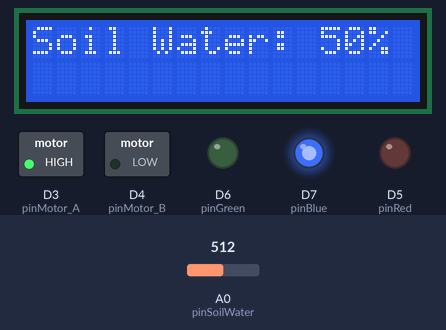
This sketch was run on a simulated ESP8266 (NodeMCU). Shown: 16×2 character LCD, switched loads named in the sketch (green lamp = pin HIGH), output pins drawn as LEDs (lit = HIGH). The inputs (shaded band) are chosen by the test bench; at power-on: A0 (pinSoilWater) = 512. WiFi joins after 1.5 s; servers stay silent unless stated; what the sketch prints to the serial monitor is not drawn.

Above: at 2.7 s.
2.8 s: A0 (pinSoilWater) set to 495
At 3.4 s:
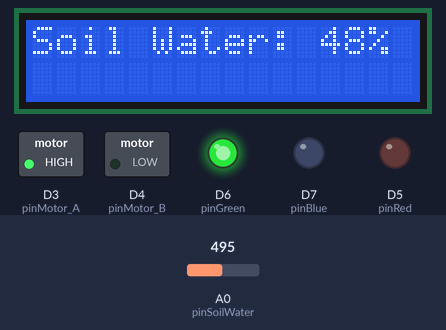
4.4 s: A0 (pinSoilWater) set to 271
At 5.4 s:
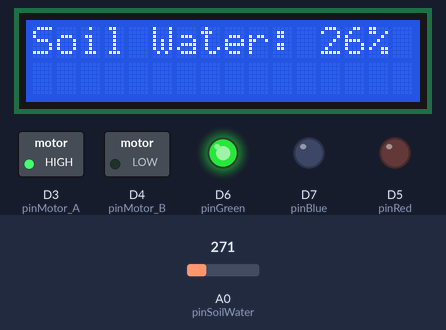
6.0 s: A0 (pinSoilWater) set to 244
At 6.9 s:
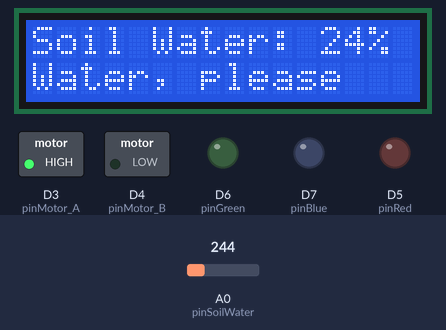
7.9 s: A0 (pinSoilWater) set to 1023
At 10.6 s:
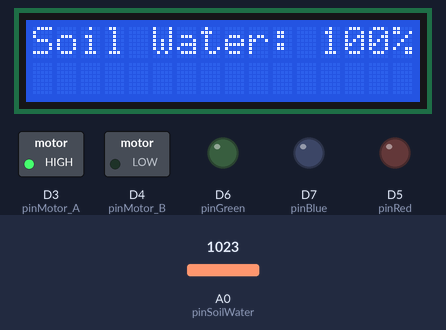
10.9 s: A0 (pinSoilWater) set to 1002
At 11.4 s:
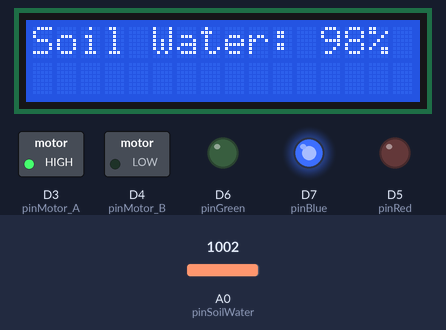
12.4 s: A0 (pinSoilWater) set to 511
At 12.8 s:
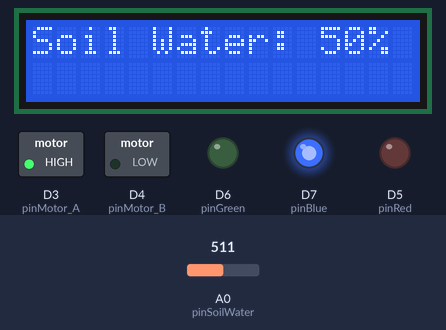
Timing chart, 0 to 14.9 s (numbered marks = the images above; inputs shaded):
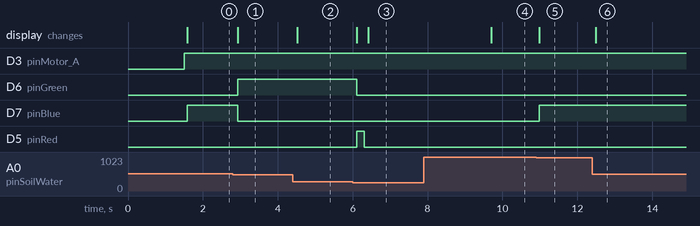

Measured:
- the behaviour switches between 507 and 506 on A0 (pinSoilWater) (found by bisection; images 0 and 1)
- the behaviour switches between 261 and 260 on A0 (pinSoilWater) (found by bisection; images 2 and 3)
- the behaviour switches between 1018 and 1017 on A0 (pinSoilWater) (found by bisection; images 4 and 5)
- after the input at 2.8 s, D6 (pinGreen): LOW → HIGH after 0.13 s; D7 (pinBlue): HIGH → LOW after 0.13 s; the display: changes after 0.13 s (image 1)
- after the input at 4.4 s, the display: changes after 0.12 s (image 2)
- after the input at 6.0 s, D6 (pinGreen): HIGH → LOW after 0.11 s; D5 (pinRed): LOW → HIGH after 0.11 s, → LOW 0.20 s later; the display: first changes after 0.11 s (image 3 shows a later state)
- after the input at 7.9 s, D5 (pinRed): stays LOW (without the input it goes to HIGH after 1.8 s); the display: changes after 1.8 s (image 4)
- after the input at 10.9 s, D7 (pinBlue): LOW → HIGH after 0.08 s; the display: changes after 0.08 s (image 5)
- after the input at 12.4 s, the display: changes after 0.09 s (image 6)

The sketch:

smart.ino
```cpp
#include <ESP8266WiFi.h>                   //WiFi 통신을 위한 라이브러리

#include <Wire.h>
#include <LiquidCrystal_I2C.h>           //LCD 라이브러리 사용하기
LiquidCrystal_I2C lcd(0x27,16,2);


const char* accessToken = "o.OL9mTrdrGq6Ay6fbk1clr14zBvQxNYfb";  //  PushBullet에서 복사한 토큰주소를 적어주세요
String Title = " Water ";

const char* ssid = "melab";             // 사용할 공유기 ID를 적어주세요
const char* password = "melab12345";        // 사용할 공유기 패스워드를 적어주세요


// pin 번호 선언//////////////////////////////////////////////////////////////

int pinSw = D0;          //스위치 Pin

int pinMotor_A = D3;      //펌프모터 핀 (모터 드라이버 모듈 A1-A )
int pinMotor_B = D4;      //펌프모터 핀 (모터 드라이버 모듈 A1-B )

int pinRed = D5;        //RGB_LED RED Pin
int pinGreen = D6;     //RGB_LED GREEN Pin
int pinBlue = D7;      //RGB_LED BLUE Pin


int pinSoilWater = A0; //토양수분센서 Pin

////////////////////////////////////////////////////////////////////////////////


// 전역 변수 선언 //////////////////////////////////////////////////////////////

int SoilWaterValue = 0; //수분센서 값 저장 변수
int SwValue = 0;   //스위치 상태 저장 변수

///////////////////////////////////////////////////////////////////////////////


WiFiClientSecure client;


void setup()
{
    Serial.begin(9600);               // 시리얼 통신 시작, 통신속도 설정

    pinMode(pinMotor_A, OUTPUT);    // 펌프모터 핀모드 설정
    pinMode(pinMotor_B, OUTPUT);    // 펌프모터 핀모드 설정

    pinMode(pinRed, OUTPUT);      // RGB_LED RED 핀모드 설정
    pinMode(pinGreen, OUTPUT);    // RGB_LED GREEN 핀모드 설정
    pinMode(pinBlue, OUTPUT);     // RGB_LED BLUE 핀모드 설정

    pinMode(pinSw, INPUT_PULLUP); // 스위치 풀업저항 사용


     WiFi.begin(ssid, password);


      while (WiFi.status() != WL_CONNECTED)
      {
            delay(500);
            Serial.print(".");
      }

      Serial.println("");
      Serial.print("Connected to ");
      Serial.println(ssid);
      Serial.print("IP address: ");
      Serial.println(WiFi.localIP());

}


void loop()
{
    SoilWaterValue = map(analogRead(pinSoilWater), 0, 1023, 0,100 );   // 토양 수분 센서 값을 읽습니다.
    SoilWaterValue = SoilWaterValue;

 //시리얼 모니터에 출력하기 //////////////////////////////////////////////////////////////

    Serial.print("Swich Value : ");
    Serial.println(SwValue);

   //////////////////////////////////////////////////////////////////////////////////////////


    if ( SwValue == 0 )
    {
        digitalWrite(pinMotor_A,HIGH);   //모터 작동 On
        digitalWrite(pinMotor_B,LOW);   //모터 작동 On

    }

    else if ( SwValue == 1 )
    {
        digitalWrite(pinMotor_A,LOW); //모터 작동 Off
        digitalWrite(pinMotor_B,LOW); //모터 작동 Off

    }


   //LCD 창에 토양의 수분량을 백분율로 출력//////////////////////////////////////////////////////////////////

  lcd.init();                  // LCD 초기화
  lcd.backlight();               // LCD 백라이트 on
  lcd.setCursor(0,0);              // 0.0 좌표로 커서 이동
  lcd.print("Soil Water: ");         // 'Soil Water' 문구 출력
  lcd.setCursor(12,0);
  lcd.print(SoilWaterValue);        // 토양 수분 센서 측정 값 출력
  lcd.print("%");

  ///////////////////////////////////////////////////////////////////////////////////////////////////////////


  //토양 수분 상태에 따른 RGB_LED로 경고등 코딩하기///////////////////////////////////////////////////////////////////////////

  if ( SoilWaterValue < 26 )      // 토양에 물이 충분하다면 26% 미만일 때 (기준 임의로 지정)
  {
     analogWrite(pinRed,255);      // Red on
     analogWrite(pinGreen,0);       // Green off
     analogWrite(pinBlue,0);       // Blue off
     delay ( 200 );             //딜레이 0.2초

     analogWrite(pinRed,0);       // Red off
     analogWrite(pinGreen,0);      // Green off
     analogWrite(pinBlue,0);       // Blue off
     delay ( 100 );           //딜레이 0.1초

     lcd.setCursor(0,1);
     lcd.print("Water, please");           // 'Water,please' 문구 출력
     sendToPushBullet("Water, please");   //   PushBullet 전송 메시지
     delay(3000);
  }

  else if (SoilWaterValue >= 26 && SoilWaterValue < 50 )    // 토양에 물이 충분하다면 26% 이상 50% 미만일 때 (기준 임의로 지정)
  {
     analogWrite(pinRed,0);         // Red off
     analogWrite(pinGreen,255);        // Green on
     analogWrite(pinBlue,0);        // Blue off
  }

  else if (SoilWaterValue >= 50 && SoilWaterValue < 100 )    // 토양에 물이 충분하다면 50% 이상 100% 미만일 때 (기준 임의로 지정)
  {
     analogWrite(pinRed,0);         // Red off
     analogWrite(pinGreen,0);         // Green off
     analogWrite(pinBlue,255);          // Blue on
  }

    /////////////////////////////////////////////////////////////////////////////////////////////////////////

    // 토양에 물 공급하기
    // 스위치를 누르는 동안 펌프모터가 작동 시키기

   ////////////////////////////////////////////////////////////////////////////////////////////////////////


}

void sendToPushBullet(String Msg)
{
  Msg = "{\"type\": \"note\", \"title\": \"" + Title + "\", \"body\": \"" + Msg + "\"}\r\n";
  if (client.connect("api.pushbullet.com", 443))
  {
    client.println("POST /v2/pushes HTTP/1.1");
    client.println("Host: api.pushbullet.com");
    client.println("Authorization: Bearer " + String(accessToken));
    client.println("Content-Type: application/json");
    client.println("Content-Length: " + String(Msg.length()) + "\r\n");
    client.print(Msg);
    client.stop();
  }
}
```
